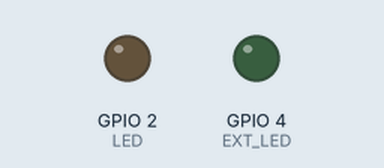
A program run on a simulated ESP32. Parts: output pins drawn as LEDs (lit = HIGH). What the program prints to the serial monitor is not drawn.

Above: at 1.3 s.
At 3.5 s:
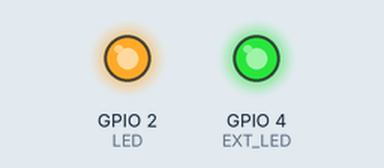
Timing chart, 0 to 9.1 s (numbered marks = the images above):
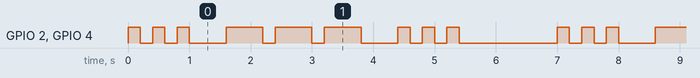

Measured:
- by itself, GPIO 2 (LED), GPIO 4 (EXT_LED): repeats every 7.0 s: 2 × (LOW 0.20 s, HIGH 0.20 s), LOW 0.60 s, 2 × (HIGH 0.60 s, LOW 0.20 s), HIGH 0.60 s, LOW 0.60 s, 2 × (HIGH 0.20 s, LOW 0.20 s), HIGH 0.20 s, LOW 1.6 s, HIGH 0.20 s
- by itself, everything shown: repeats every 7.0 s, in 18 steps

The program:

main.cpp
```cpp
#include <Arduino.h>


#define LED 2
#define EXT_LED 4

const int DOT = 200;
const int DASH = DOT * 3;
const int ELEMENT_GAP = DOT;      // gap between dot/dash within a letter
const int LETTER_GAP = DOT * 3;   // gap between letters
const int WORD_GAP = DOT * 7;     // gap between words/phrases

void setup() {
  Serial.begin(115200);
  pinMode(LED, OUTPUT);
  pinMode(EXT_LED, OUTPUT);

}

void blink(int duration) {
  digitalWrite(LED, HIGH);
  digitalWrite(EXT_LED, HIGH);
  delay(duration);
  digitalWrite(LED, LOW);
  digitalWrite(EXT_LED, LOW);
}

void sendDot() {
  Serial.print(".");
  blink(DOT);
  delay(ELEMENT_GAP);
}

void sendDash() {
  Serial.print("-");
  blink(DASH);
  delay(ELEMENT_GAP);
}

void sendLetterGap() {
  delay(LETTER_GAP - ELEMENT_GAP);
}

void sendWordGap() {
  Serial.println("");
  delay(WORD_GAP);
}

void sendS() {
  for (int i = 0; i < 3; ++i) {
    sendDot();
  }
}

void sendO() {
  for (int i = 0; i < 3; ++i) {
    sendDash();
  }
}

void sendSOS() {
  sendS();
  sendLetterGap();
  sendO();
  sendLetterGap();
  sendS();
  sendWordGap();
}

void loop() {
  sendSOS();
}
```
